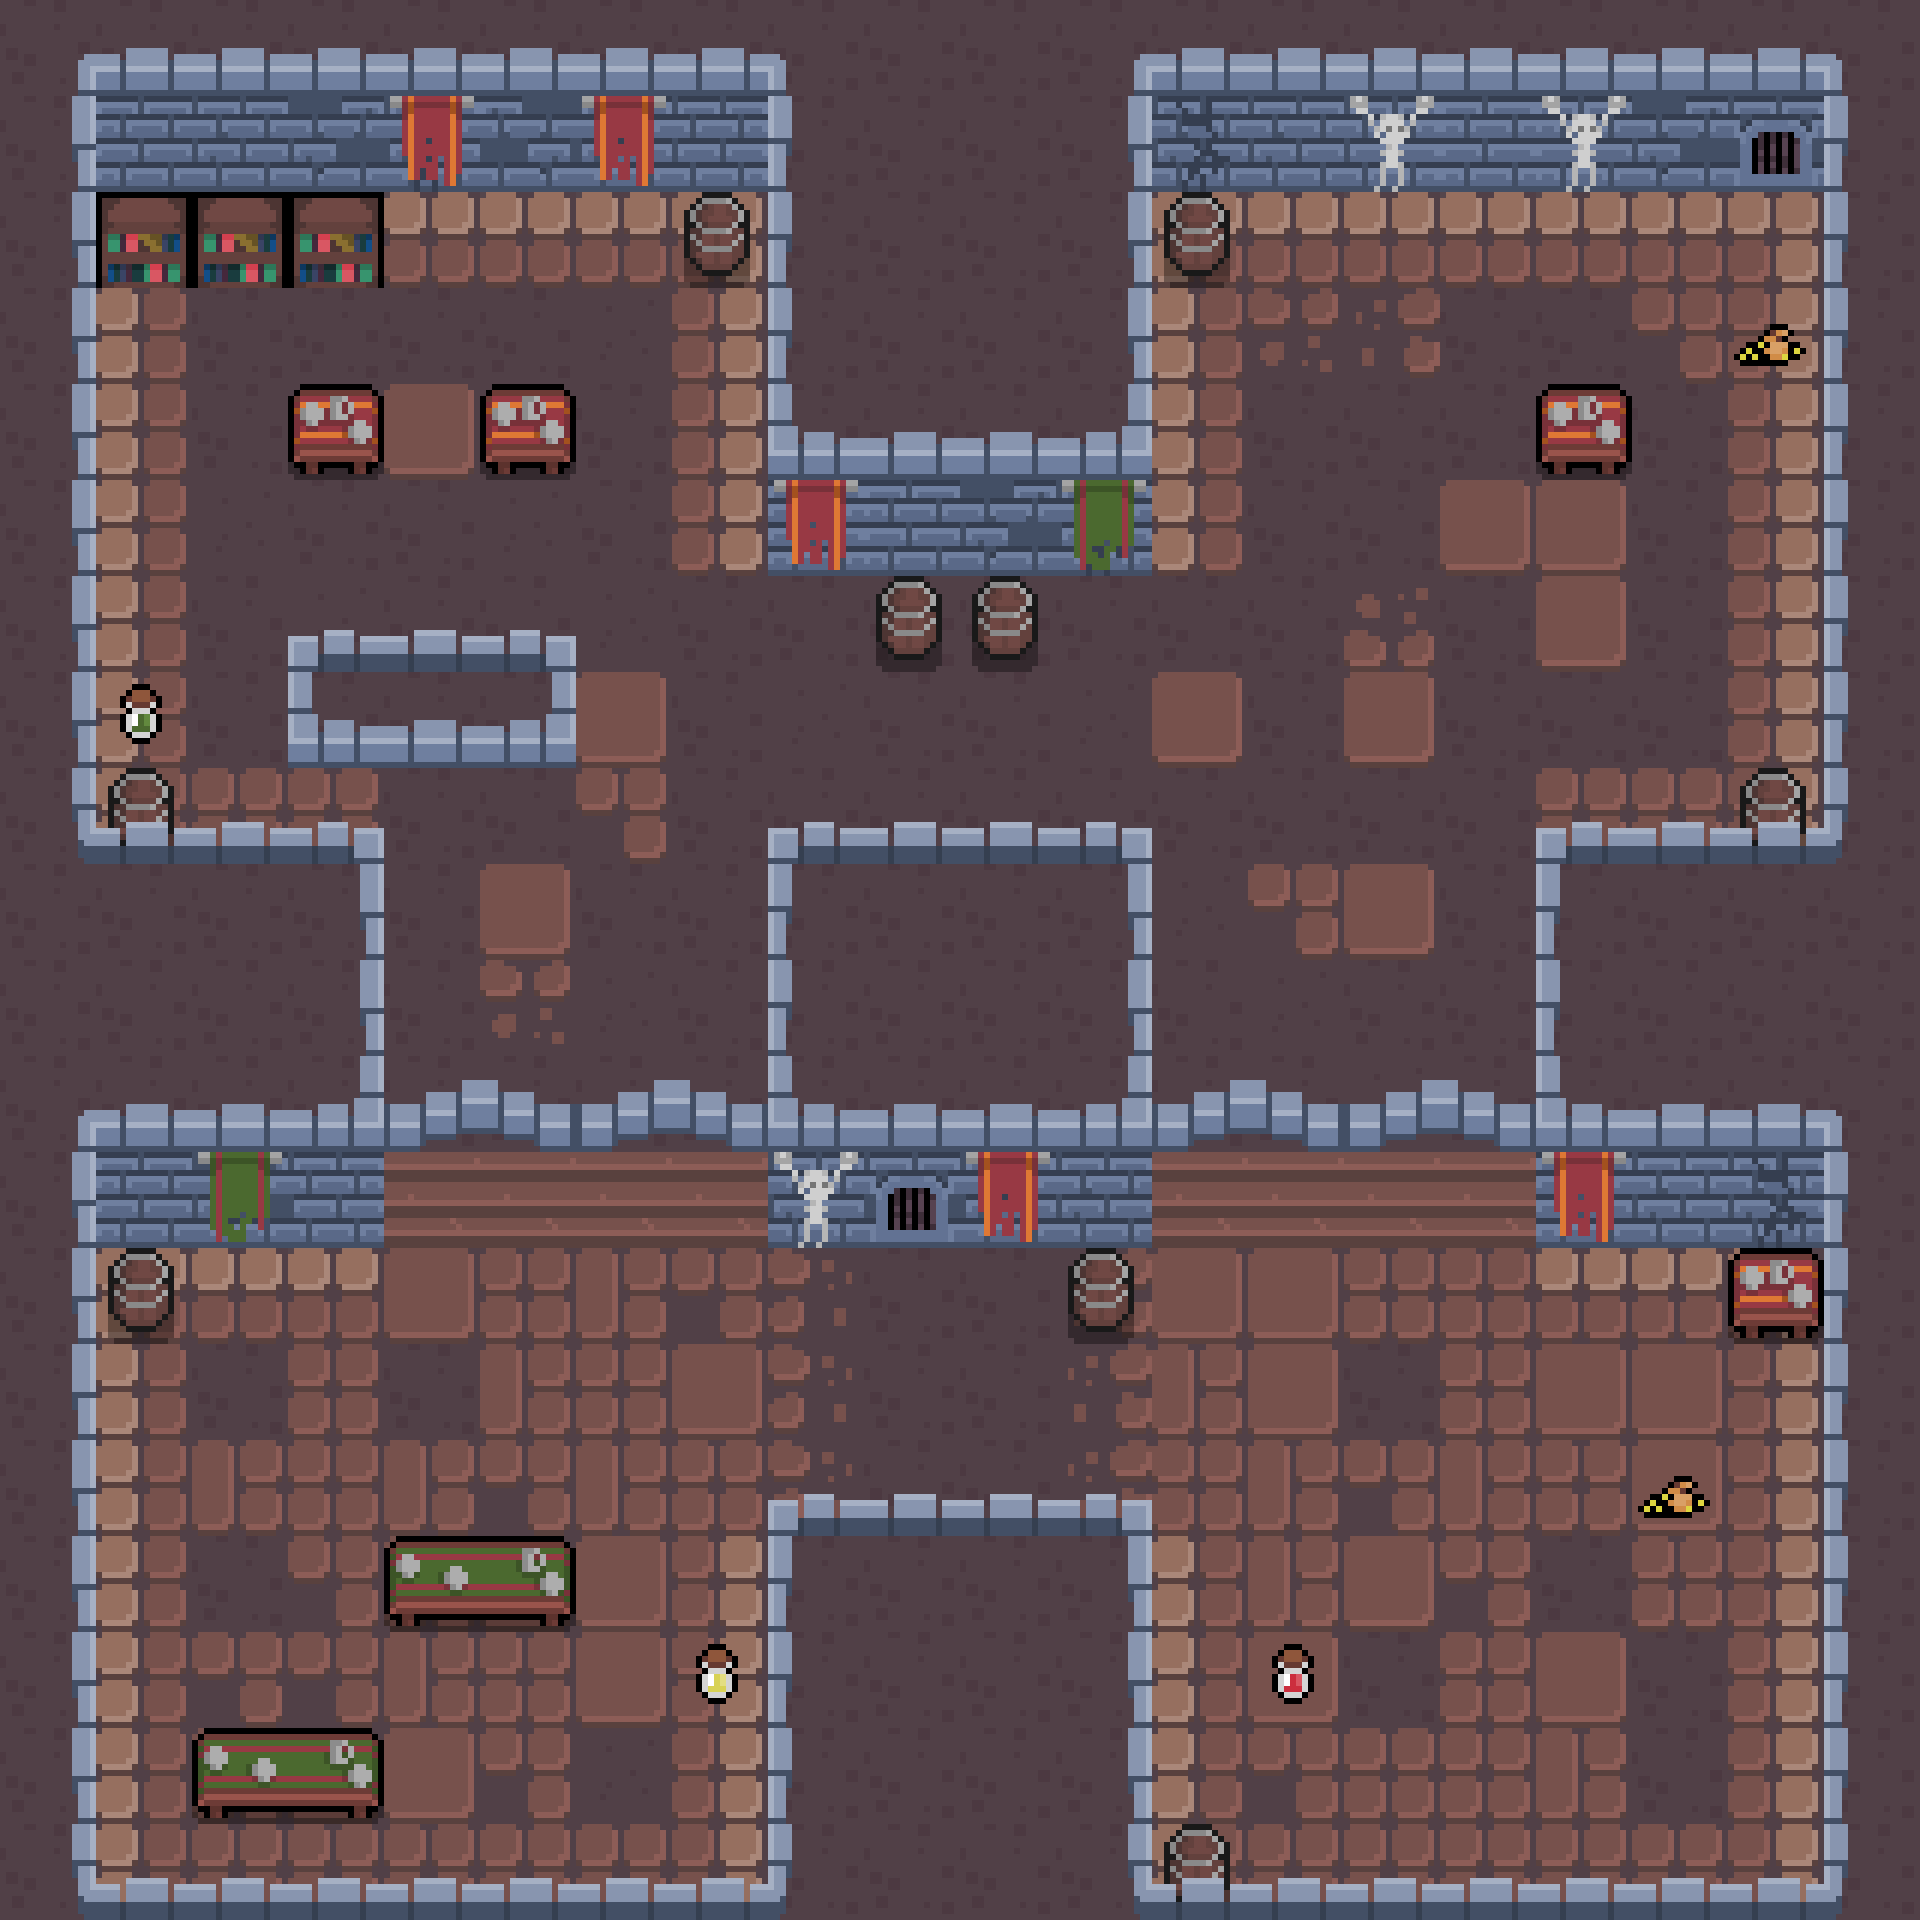

The image is a tile-based game level rendered from a .tmx file. Its description and complete source (layers, tilesets, objects, tile grids) follow:
An orthogonal 20x20 tile map with 96x96 px tiles, 7 tile layers (esterno, ground, muri, bandiere, ...) and 33 objects (Spawn Nemici 1, Spawn Nemici 2, Spawn Giocatore).

<map version="1.5" tiledversion="1.7.2" orientation="orthogonal" renderorder="right-down" width="20" height="20" tilewidth="96" tileheight="96" infinite="0" backgroundcolor="#000026" nextlayerid="13" nextobjectid="13">
 <editorsettings>
  <export target="mappaTestLevel1.json" format="json" />
 </editorsettings>
 <tileset firstgid="1" name="dungeonTileset" tilewidth="96" tileheight="96" tilecount="72" columns="9">
  <image source="fullTilemap.png" width="864" height="768" />
  <tile id="0">
   <properties>
    <property name="collides" type="bool" value="false" />
   </properties>
  </tile>
  <tile id="1">
   <properties>
    <property name="collides" type="bool" value="true" />
   </properties>
   <objectgroup draworder="index" id="2">
    <object id="1" x="30.0769" y="0.281092" width="29.9363" height="12.2275" />
    <object id="2" x="24.3145" y="6.04348" width="41.7422" height="7.73003" />
    <object id="3" x="18.1304" y="12.2275" width="53.8291" height="5.76239" />
    <object id="4" x="12.087" y="18.271" width="65.7756" height="5.4813" />
   </objectgroup>
  </tile>
  <tile id="2">
   <properties>
    <property name="collides" type="bool" value="true" />
   </properties>
   <objectgroup draworder="index" id="2">
    <object id="1" x="0" y="0" width="96.1335" height="30.2174" />
   </objectgroup>
  </tile>
  <tile id="3">
   <properties>
    <property name="collides" type="bool" value="false" />
   </properties>
  </tile>
  <tile id="4">
   <properties>
    <property name="collides" type="bool" value="false" />
   </properties>
  </tile>
  <tile id="5">
   <properties>
    <property name="collides" type="bool" value="false" />
   </properties>
  </tile>
  <tile id="6">
   <properties>
    <property name="collides" type="bool" value="false" />
   </properties>
  </tile>
  <tile id="7">
   <properties>
    <property name="collides" type="bool" value="false" />
   </properties>
  </tile>
  <tile id="8">
   <properties>
    <property name="collides" type="bool" value="false" />
   </properties>
  </tile>
  <tile id="9">
   <properties>
    <property name="collides" type="bool" value="true" />
   </properties>
   <objectgroup draworder="index" id="3">
    <object id="5" x="-0.281092" y="12.087" width="96.2741" height="6.04348" />
    <object id="6" x="6.18403" y="6.04348" width="89.6684" height="7.58949" />
    <object id="7" x="12.087" y="0.421638" width="83.7655" height="9.1355" />
   </objectgroup>
  </tile>
  <tile id="10">
   <properties>
    <property name="collides" type="bool" value="true" />
   </properties>
   <objectgroup draworder="index" id="2">
    <object id="1" x="0" y="11.9464" width="95.993" height="5.62184" />
    <object id="2" x="-0.281092" y="6.32457" width="90.09" height="8.43276" />
    <object id="3" x="-0.562184" y="0.281092" width="84.1871" height="9.69768" />
   </objectgroup>
  </tile>
  <tile id="11">
   <properties>
    <property name="collides" type="bool" value="false" />
   </properties>
  </tile>
  <tile id="12">
   <properties>
    <property name="collides" type="bool" value="false" />
   </properties>
  </tile>
  <tile id="13">
   <properties>
    <property name="collides" type="bool" value="false" />
   </properties>
  </tile>
  <tile id="14">
   <properties>
    <property name="collides" type="bool" value="true" />
   </properties>
   <objectgroup draworder="index" id="2">
    <object id="1" x="11.9464" y="0.140546" width="72.2407" height="16.0223" />
    <object id="2" x="6.04348" y="6.32457" width="83.6249" height="9.69768" />
    <object id="3" x="0.421638" y="12.5086" width="95.4308" height="5.76239" />
   </objectgroup>
  </tile>
  <tile id="15">
   <properties>
    <property name="collides" type="bool" value="false" />
   </properties>
  </tile>
  <tile id="16">
   <properties>
    <property name="collides" type="bool" value="false" />
   </properties>
  </tile>
  <tile id="17">
   <properties>
    <property name="collides" type="bool" value="false" />
   </properties>
  </tile>
  <tile id="18">
   <properties>
    <property name="collides" type="bool" value="false" />
   </properties>
  </tile>
  <tile id="19">
   <properties>
    <property name="collides" type="bool" value="false" />
   </properties>
  </tile>
  <tile id="20">
   <properties>
    <property name="collides" type="bool" value="false" />
   </properties>
  </tile>
  <tile id="21">
   <properties>
    <property name="collides" type="bool" value="false" />
   </properties>
  </tile>
  <tile id="22">
   <properties>
    <property name="collides" type="bool" value="false" />
   </properties>
  </tile>
  <tile id="23">
   <properties>
    <property name="collides" type="bool" value="false" />
   </properties>
  </tile>
  <tile id="24">
   <properties>
    <property name="collides" type="bool" value="false" />
   </properties>
  </tile>
  <tile id="25">
   <properties>
    <property name="collides" type="bool" value="false" />
   </properties>
  </tile>
  <tile id="26">
   <properties>
    <property name="collides" type="bool" value="false" />
   </properties>
  </tile>
  <tile id="27">
   <properties>
    <property name="collides" type="bool" value="false" />
   </properties>
  </tile>
  <tile id="28">
   <properties>
    <property name="collides" type="bool" value="false" />
   </properties>
  </tile>
  <tile id="29">
   <properties>
    <property name="collides" type="bool" value="false" />
   </properties>
  </tile>
  <tile id="30">
   <properties>
    <property name="collides" type="bool" value="false" />
   </properties>
  </tile>
  <tile id="31">
   <properties>
    <property name="collides" type="bool" value="false" />
   </properties>
  </tile>
  <tile id="32">
   <properties>
    <property name="collides" type="bool" value="false" />
   </properties>
  </tile>
  <tile id="33">
   <properties>
    <property name="collides" type="bool" value="false" />
   </properties>
  </tile>
  <tile id="34">
   <properties>
    <property name="collides" type="bool" value="false" />
   </properties>
  </tile>
  <tile id="35">
   <properties>
    <property name="collides" type="bool" value="false" />
   </properties>
  </tile>
  <tile id="36">
   <properties>
    <property name="collides" type="bool" value="false" />
   </properties>
  </tile>
  <tile id="37">
   <properties>
    <property name="collides" type="bool" value="false" />
   </properties>
  </tile>
  <tile id="38">
   <properties>
    <property name="collides" type="bool" value="true" />
   </properties>
  </tile>
  <tile id="39">
   <properties>
    <property name="collides" type="bool" value="true" />
   </properties>
   <objectgroup draworder="index" id="2">
    <object id="1" x="0.421638" y="53.6886" width="17.7088" height="42.3044" />
   </objectgroup>
  </tile>
  <tile id="40">
   <properties>
    <property name="collides" type="bool" value="true" />
   </properties>
   <objectgroup draworder="index" id="2">
    <object id="1" x="78.1436" y="53.6886" width="17.9899" height="41.8827" />
   </objectgroup>
  </tile>
  <tile id="41">
   <properties>
    <property name="collides" type="bool" value="true" />
   </properties>
  </tile>
  <tile id="42">
   <properties>
    <property name="collides" type="bool" value="false" />
   </properties>
  </tile>
  <tile id="43">
   <properties>
    <property name="collides" type="bool" value="false" />
   </properties>
  </tile>
  <tile id="44">
   <properties>
    <property name="collides" type="bool" value="false" />
   </properties>
  </tile>
  <tile id="45">
   <properties>
    <property name="collides" type="bool" value="false" />
   </properties>
  </tile>
  <tile id="46">
   <properties>
    <property name="collides" type="bool" value="false" />
   </properties>
  </tile>
  <tile id="47">
   <properties>
    <property name="collides" type="bool" value="true" />
   </properties>
  </tile>
  <tile id="48">
   <properties>
    <property name="collides" type="bool" value="true" />
   </properties>
   <objectgroup draworder="index" id="2">
    <object id="1" x="0.140546" y="0" width="24.0334" height="96.1335" />
   </objectgroup>
  </tile>
  <tile id="49">
   <properties>
    <property name="collides" type="bool" value="true" />
   </properties>
   <objectgroup draworder="index" id="2">
    <object id="1" x="71.819" y="-0.281092" width="24.1739" height="96.5552" />
   </objectgroup>
  </tile>
  <tile id="50">
   <properties>
    <property name="collides" type="bool" value="true" />
   </properties>
  </tile>
  <tile id="51">
   <properties>
    <property name="collides" type="bool" value="false" />
   </properties>
  </tile>
  <tile id="52">
   <properties>
    <property name="collides" type="bool" value="false" />
   </properties>
  </tile>
  <tile id="53">
   <properties>
    <property name="collides" type="bool" value="false" />
   </properties>
  </tile>
  <tile id="54">
   <properties>
    <property name="collides" type="bool" value="false" />
   </properties>
  </tile>
  <tile id="55">
   <properties>
    <property name="collides" type="bool" value="true" />
   </properties>
   <objectgroup draworder="index" id="2">
    <object id="1" x="0.281092" y="53.9697" width="95.7119" height="42.1638" />
   </objectgroup>
  </tile>
  <tile id="56">
   <properties>
    <property name="collides" type="bool" value="true" />
   </properties>
   <objectgroup draworder="index" id="2">
    <object id="1" x="0" y="53.267" width="95.8524" height="42.5855" />
   </objectgroup>
  </tile>
  <tile id="57">
   <properties>
    <property name="collides" type="bool" value="true" />
   </properties>
   <objectgroup draworder="index" id="2">
    <object id="1" x="0" y="-0.281092" width="18.1304" height="96.4146" />
    <object id="2" x="-0.140546" y="-0.140546" width="23.8928" height="53.8291" />
   </objectgroup>
  </tile>
  <tile id="58">
   <properties>
    <property name="collides" type="bool" value="true" />
   </properties>
   <objectgroup draworder="index" id="2">
    <object id="1" x="71.819" y="-0.140546" width="24.455" height="53.6886" />
    <object id="2" x="77.8625" y="42.0233" width="18.271" height="53.9697" />
   </objectgroup>
  </tile>
  <tile id="59">
   <properties>
    <property name="collides" type="bool" value="true" />
   </properties>
   <objectgroup draworder="index" id="2">
    <object id="1" x="0.140546" y="52.9859" width="95.7119" height="43.2882" />
   </objectgroup>
  </tile>
  <tile id="60">
   <properties>
    <property name="collides" type="bool" value="false" />
   </properties>
  </tile>
  <tile id="61">
   <properties>
    <property name="collides" type="bool" value="false" />
   </properties>
  </tile>
  <tile id="62">
   <properties>
    <property name="collides" type="bool" value="false" />
   </properties>
  </tile>
  <tile id="63">
   <properties>
    <property name="collides" type="bool" value="false" />
   </properties>
  </tile>
  <tile id="64">
   <properties>
    <property name="collides" type="bool" value="true" />
   </properties>
   <objectgroup draworder="index" id="2">
    <object id="1" x="0.140546" y="-0.281092" width="23.6117" height="96.5552" />
    <object id="2" x="0.421638" y="53.6886" width="95.4308" height="42.8666" />
   </objectgroup>
  </tile>
  <tile id="65">
   <properties>
    <property name="collides" type="bool" value="true" />
   </properties>
   <objectgroup draworder="index" id="4">
    <object id="3" x="0" y="48.3479" width="95.7119" height="47.7857" />
   </objectgroup>
  </tile>
  <tile id="66">
   <properties>
    <property name="collides" type="bool" value="true" />
   </properties>
  </tile>
  <tile id="67">
   <properties>
    <property name="collides" type="bool" value="true" />
   </properties>
  </tile>
  <tile id="68">
   <properties>
    <property name="collides" type="bool" value="true" />
   </properties>
   <objectgroup draworder="index" id="2">
    <object id="1" x="71.9596" y="0.140546" width="24.0334" height="96.2741" />
    <object id="3" x="0.281092" y="47.7857" width="95.7119" height="48.6289" />
   </objectgroup>
  </tile>
  <tile id="69">
   <properties>
    <property name="collides" type="bool" value="false" />
   </properties>
  </tile>
  <tile id="70">
   <properties>
    <property name="collides" type="bool" value="false" />
   </properties>
  </tile>
  <tile id="71">
   <properties>
    <property name="collides" type="bool" value="false" />
   </properties>
  </tile>
 </tileset>
 <layer id="7" name="esterno" width="20" height="20">
  <data encoding="csv">
24,24,24,24,24,24,24,24,24,24,24,24,24,24,24,24,24,24,24,24,
24,24,24,24,24,24,24,24,24,24,24,24,24,24,24,24,24,24,24,24,
24,24,24,24,24,24,24,24,24,24,24,24,24,24,24,24,24,24,24,24,
24,24,24,24,24,24,24,24,24,24,24,24,24,24,24,24,24,24,24,24,
24,24,24,24,24,24,24,24,24,24,24,24,24,24,24,24,24,24,24,24,
24,24,24,24,24,24,24,24,24,24,24,24,24,24,24,24,24,24,24,24,
24,24,24,24,24,24,24,24,24,24,24,24,24,24,24,24,24,24,24,24,
24,24,24,24,24,24,24,24,24,24,24,24,24,24,24,24,24,24,24,24,
24,24,24,24,24,24,24,24,24,24,24,24,24,24,24,24,24,24,24,24,
24,24,24,24,24,24,24,24,24,24,24,24,24,24,24,24,24,24,24,24,
24,24,24,24,24,24,24,24,24,24,24,24,24,24,24,24,24,24,24,24,
24,24,24,24,24,24,24,24,24,24,24,24,24,24,24,24,24,24,24,24,
24,24,24,24,24,24,24,24,24,24,24,24,24,24,24,24,24,24,24,24,
24,24,24,24,24,24,24,24,24,24,24,24,24,24,24,24,24,24,24,24,
24,24,24,24,24,24,24,24,24,24,24,24,24,24,24,24,24,24,24,24,
24,24,24,24,24,24,24,24,24,24,24,24,24,24,24,24,24,24,24,24,
24,24,24,24,24,24,24,24,24,24,24,24,24,24,24,24,24,24,24,24,
24,24,24,24,24,24,24,24,24,24,24,24,24,24,24,24,24,24,24,24,
24,24,24,24,24,24,24,24,24,24,24,24,24,24,24,24,24,24,24,24,
24,24,24,24,24,24,24,24,24,24,24,24,24,24,24,24,24,24,24,24
</data>
 </layer>
 <layer id="1" name="ground" width="20" height="20">
  <data encoding="csv">
0,0,0,0,0,0,0,0,0,0,0,0,0,0,0,0,0,0,0,0,
0,24,24,24,24,24,24,24,0,0,0,0,24,24,24,24,24,24,24,0,
0,16,17,17,17,17,17,18,0,0,0,0,16,17,17,17,17,17,18,0,
0,25,24,24,24,24,33,27,0,0,0,0,25,23,31,24,24,21,27,0,
0,25,24,24,13,24,24,27,0,0,0,0,25,24,24,24,24,24,27,0,
0,25,33,24,24,33,24,27,24,24,24,24,25,24,24,13,13,24,27,0,
0,25,24,33,24,24,33,24,24,24,24,24,24,24,32,24,13,24,27,0,
0,25,24,0,0,0,13,24,33,24,24,33,13,24,13,24,24,24,27,0,
0,25,12,12,24,24,21,24,24,24,24,24,24,24,24,24,12,12,27,0,
0,0,0,0,24,13,24,24,0,0,0,0,33,21,13,24,0,0,0,0,
0,0,0,0,24,23,33,24,0,0,0,0,24,33,24,24,0,0,0,0,
0,0,0,0,24,24,24,24,0,0,0,0,24,24,33,24,0,0,0,0,
0,24,24,24,28,28,28,28,24,24,24,24,28,28,28,28,24,24,24,0,
0,16,17,17,13,12,22,21,30,24,24,31,13,13,12,12,17,17,18,0,
0,25,24,12,24,22,12,13,30,24,24,31,22,13,24,12,13,13,27,0,
0,25,22,12,22,21,22,12,30,24,24,31,12,22,21,22,12,13,27,0,
0,25,24,21,12,13,13,27,0,0,0,0,25,22,13,21,24,12,27,0,
0,25,21,21,22,12,13,27,0,0,0,0,25,13,24,12,13,24,27,0,
0,25,22,13,13,21,33,27,0,0,0,0,25,21,12,12,22,24,27,0,
0,25,12,12,12,12,12,27,0,0,0,0,25,12,12,12,12,12,27,0
</data>
 </layer>
 <layer id="3" name="muri" width="20" height="20">
  <data encoding="csv">
0,0,0,0,0,0,0,0,0,0,0,0,0,0,0,0,0,0,0,0,
0,43,44,52,54,2147483700,44,45,0,0,0,0,54,44,45,43,43,52,53,0,
0,0,0,0,0,0,0,0,0,0,0,0,0,0,0,0,0,0,0,0,
0,0,0,0,0,0,0,0,0,0,0,0,0,0,0,0,0,0,0,0,
0,0,0,0,0,0,0,0,0,0,0,0,0,0,0,0,0,0,0,0,
0,0,0,0,0,0,0,0,43,43,52,54,0,0,0,0,0,0,0,0,
0,0,0,0,0,0,0,0,0,0,0,0,0,0,0,0,0,0,0,0,
0,0,0,0,0,0,0,0,0,0,0,0,0,0,0,0,0,0,0,0,
0,0,0,0,0,0,0,0,0,0,0,0,0,0,0,0,0,0,0,0,
0,0,0,0,0,0,0,0,0,0,0,0,0,0,0,0,0,0,0,0,
0,0,0,0,0,0,0,0,0,0,0,0,0,0,0,0,0,0,0,0,
0,0,0,0,0,0,0,0,0,0,0,0,0,0,0,0,0,0,0,0,
0,43,52,45,0,0,0,0,44,53,44,44,0,0,0,0,43,44,54,0,
0,0,0,0,0,0,0,0,0,0,0,0,0,0,0,0,0,0,0,0,
0,0,0,0,0,0,0,0,0,0,0,0,0,0,0,0,0,0,0,0,
0,0,0,0,0,0,0,0,0,0,0,0,0,0,0,0,0,0,0,0,
0,0,0,0,0,0,0,0,0,0,0,0,0,0,0,0,0,0,0,0,
0,0,0,0,0,0,0,0,0,0,0,0,0,0,0,0,0,0,0,0,
0,0,0,0,0,0,0,0,0,0,0,0,0,0,0,0,0,0,0,0,
0,0,0,0,0,0,0,0,0,0,0,0,0,0,0,0,0,0,0,0
</data>
 </layer>
 <layer id="6" name="bandiere" width="20" height="20">
  <data encoding="csv">
0,0,0,0,0,0,0,0,0,0,0,0,0,0,0,0,0,0,0,0,
0,0,0,0,5,0,5,0,0,0,0,0,0,0,14,0,14,0,0,0,
0,0,0,0,0,0,0,0,0,0,0,0,0,0,0,0,0,0,0,0,
0,0,0,0,0,0,0,0,0,0,0,0,0,0,0,0,0,0,0,0,
0,0,0,0,0,0,0,0,0,0,0,0,0,0,0,0,0,0,0,0,
0,0,0,0,0,0,0,0,5,0,0,4,0,0,0,0,0,0,0,0,
0,0,0,0,0,0,0,0,0,0,0,0,0,0,0,0,0,0,0,0,
0,0,0,0,0,0,0,0,0,0,0,0,0,0,0,0,0,0,0,0,
0,0,0,0,0,0,0,0,0,0,0,0,0,0,0,0,0,0,0,0,
0,0,0,0,0,0,0,0,0,0,0,0,0,0,0,0,0,0,0,0,
0,0,0,0,0,0,0,0,0,0,0,0,0,0,0,0,0,0,0,0,
0,0,0,0,0,0,0,0,0,0,0,0,0,0,0,0,0,0,0,0,
0,0,4,0,0,0,0,0,14,0,5,0,0,0,0,0,5,0,0,0,
0,0,0,0,0,0,0,0,0,0,0,0,0,0,0,0,0,0,0,0,
0,0,0,0,0,0,0,0,0,0,0,0,0,0,0,0,0,0,0,0,
0,0,0,0,0,0,0,0,0,0,0,0,0,0,0,0,0,0,0,0,
0,0,0,0,0,0,0,0,0,0,0,0,0,0,0,0,0,0,0,0,
0,0,0,0,0,0,0,0,0,0,0,0,0,0,0,0,0,0,0,0,
0,0,0,0,0,0,0,0,0,0,0,0,0,0,0,0,0,0,0,0,
0,0,0,0,0,0,0,0,0,0,0,0,0,0,0,0,0,0,0,0
</data>
 </layer>
 <layer id="4" name="oggetti" width="20" height="20">
  <data encoding="csv">
0,0,0,0,0,0,0,0,0,0,0,0,0,0,0,0,0,0,0,0,
0,0,0,0,0,0,0,0,0,0,0,0,0,0,0,0,0,0,0,0,
0,3,3,3,0,0,0,2,0,0,0,0,2,0,0,0,0,0,0,0,
0,0,0,0,0,0,0,0,0,0,0,0,0,0,0,0,0,0,1,0,
0,0,0,15,0,15,0,0,0,0,0,0,0,0,0,0,15,0,0,0,
0,0,0,0,0,0,0,0,0,0,0,0,0,0,0,0,0,0,0,0,
0,0,0,0,0,0,0,0,0,2,2,0,0,0,0,0,0,0,0,0,
0,7,0,0,0,0,0,0,0,0,0,0,0,0,0,0,0,0,0,0,
0,2,0,0,0,0,0,0,0,0,0,0,0,0,0,0,0,0,2,0,
0,0,0,0,0,0,0,0,0,0,0,0,0,0,0,0,0,0,0,0,
0,0,0,0,0,0,0,0,0,0,0,0,0,0,0,0,0,0,0,0,
0,0,0,0,0,0,0,0,0,0,0,0,0,0,0,0,0,0,0,0,
0,0,0,0,0,0,0,0,0,0,0,0,0,0,0,0,0,0,0,0,
0,2,0,0,0,0,0,0,0,0,0,2,0,0,0,0,0,0,15,0,
0,0,0,0,0,0,0,0,0,0,0,0,0,0,0,0,0,0,0,0,
0,0,0,0,0,0,0,0,0,0,0,0,0,0,0,0,0,1,0,0,
0,0,0,0,10,11,0,0,0,0,0,0,0,0,0,0,0,0,0,0,
0,0,0,0,0,0,0,9,0,0,0,0,0,8,0,0,0,0,0,0,
0,0,10,11,0,0,0,0,0,0,0,0,0,0,0,0,0,0,0,0,
0,0,0,0,0,0,0,0,0,0,0,0,2,0,0,0,0,0,0,0
</data>
 </layer>
 <layer id="2" name="perimetro" width="20" height="20">
  <data encoding="csv">
41,66,66,66,66,66,66,66,40,0,0,41,66,66,66,66,66,66,66,40,
50,0,0,0,0,0,0,0,49,0,0,50,0,0,0,0,0,0,0,49,
50,0,0,0,0,0,0,0,49,0,0,50,0,0,0,0,0,0,0,49,
50,0,0,0,0,0,0,0,49,0,0,50,0,0,0,0,0,0,0,49,
50,0,0,0,0,0,0,0,65,66,66,69,0,0,0,0,0,0,0,49,
50,0,0,0,0,0,0,0,0,0,0,0,0,0,0,0,0,0,0,49,
50,0,0,56,57,60,0,0,0,0,0,0,0,0,0,0,0,0,0,49,
50,0,0,65,66,69,0,0,0,0,0,0,0,0,0,0,0,0,0,49,
59,57,57,60,0,0,0,0,56,57,57,60,0,0,0,0,56,57,57,58,
0,0,0,50,0,0,0,0,49,0,0,50,0,0,0,0,49,0,0,0,
0,0,0,50,0,0,0,0,49,0,0,50,0,0,0,0,49,0,0,0,
41,66,66,69,0,0,0,0,65,66,66,69,0,0,0,0,65,66,66,40,
50,0,0,0,0,0,0,0,0,0,0,0,0,0,0,0,0,0,0,49,
50,0,0,0,0,0,0,0,0,0,0,0,0,0,0,0,0,0,0,49,
50,0,0,0,0,0,0,0,0,0,0,0,0,0,0,0,0,0,0,49,
50,0,0,0,0,0,0,0,56,57,57,60,0,0,0,0,0,0,0,49,
50,0,0,0,0,0,0,0,49,0,0,50,0,0,0,0,0,0,0,49,
50,0,0,0,0,0,0,0,49,0,0,50,0,0,0,0,0,0,0,49,
50,0,0,0,0,0,0,0,49,0,0,50,0,0,0,0,0,0,0,49,
59,57,57,57,57,57,57,57,58,0,0,59,57,57,57,57,57,57,57,58
</data>
 </layer>
 <layer id="5" name="strutture" width="20" height="20">
  <data encoding="csv">
0,0,0,0,0,0,0,0,0,0,0,0,0,0,0,0,0,0,0,0,
0,0,0,0,0,0,0,0,0,0,0,0,0,0,0,0,0,0,0,0,
0,0,0,0,0,0,0,0,0,0,0,0,0,0,0,0,0,0,0,0,
0,0,0,0,0,0,0,0,0,0,0,0,0,0,0,0,0,0,0,0,
0,0,0,0,0,0,0,0,0,0,0,0,0,0,0,0,0,0,0,0,
0,0,0,0,0,0,0,0,0,0,0,0,0,0,0,0,0,0,0,0,
0,0,0,0,0,0,0,0,0,0,0,0,0,0,0,0,0,0,0,0,
0,0,0,0,0,0,0,0,0,0,0,0,0,0,0,0,0,0,0,0,
0,0,0,0,0,0,0,0,0,0,0,0,0,0,0,0,0,0,0,0,
0,0,0,0,0,0,0,0,0,0,0,0,0,0,0,0,0,0,0,0,
0,0,0,0,0,0,0,0,0,0,0,0,0,0,0,0,0,0,0,0,
0,0,0,0,62,63,62,63,0,0,0,0,62,63,62,63,0,0,0,0,
0,0,0,0,0,0,0,0,0,0,0,0,0,0,0,0,0,0,0,0,
0,0,0,0,0,0,0,0,0,0,0,0,0,0,0,0,0,0,0,0,
0,0,0,0,0,0,0,0,0,0,0,0,0,0,0,0,0,0,0,0,
0,0,0,0,0,0,0,0,0,0,0,0,0,0,0,0,0,0,0,0,
0,0,0,0,0,0,0,0,0,0,0,0,0,0,0,0,0,0,0,0,
0,0,0,0,0,0,0,0,0,0,0,0,0,0,0,0,0,0,0,0,
0,0,0,0,0,0,0,0,0,0,0,0,0,0,0,0,0,0,0,0,
0,0,0,0,0,0,0,0,0,0,0,0,0,0,0,0,0,0,0,0
</data>
 </layer>
 <objectgroup id="12" name="SpawnPoint">
  <object id="9" name="Spawn Nemici 1" x="241" y="429">
   <point />
  </object>
  <object id="10" name="Spawn Nemici 2" x="626.667" y="428">
   <point />
  </object>
  <object id="12" name="Spawn Giocatore" x="960.606" y="1412.12">
   <point />
  </object>
 </objectgroup>
</map>
